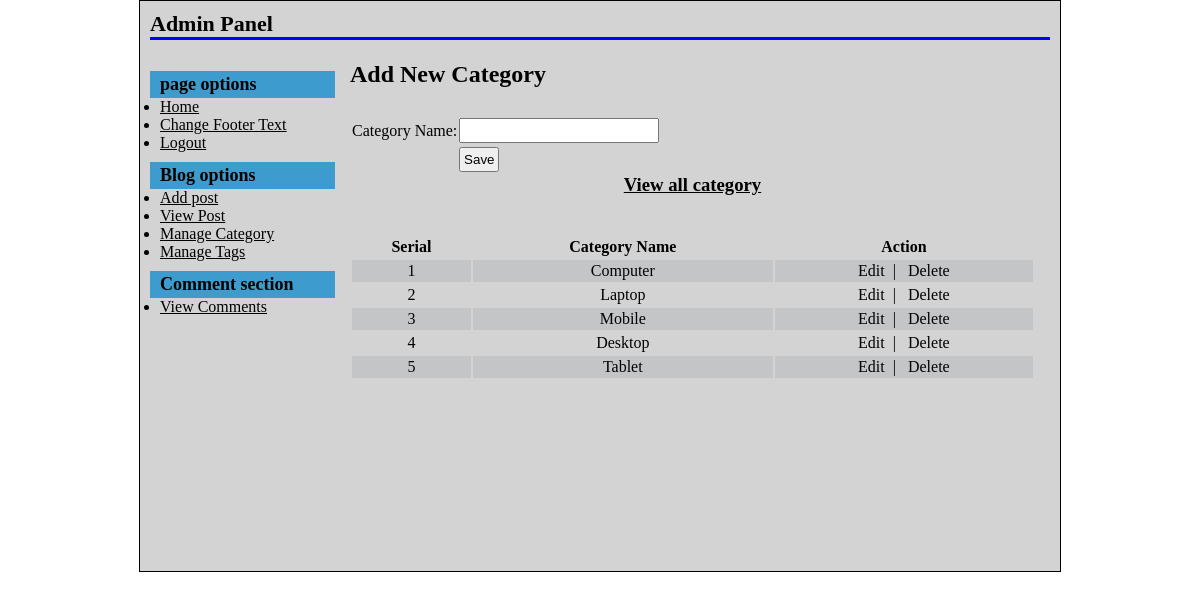
/admin/category_name.php (signed in), run on the app's committed database.
### tables this page shows
CREATE TABLE IF NOT EXISTS `tbl_category` (
  `cat_id` int(11) NOT NULL,
  `cat_name` varchar(255) NOT NULL
);

### admin/category_name.php (the view, shortened to what this page needs)
<?php
include("../config.php");
?>
<?php include("header.php"); ?>
<h2>Add New Category</h2>
<p>&nbsp;</p>
<form action="" method="post">
<table class="tbl1">
	<tr>
		<td>Category Name: </td>
		<td><input class="short" type="text" name="cat_name"></td>
	</tr>
	<tr>
		<td></td>
		<td><input type="submit" name="form1" value="Save"></td>
	</tr>
</table>
</form>
<h3 style="text-decoration:underline; text-align:center;">View all category</h3>
<p>&nbsp;</p>
<table class="tbl2" width="100%">
	<tr>
		<th>Serial</th>
		<th>Category Name</th>
		<th>Action</th>
	</tr>
<?php
$i=0;
$statement=$db->prepare("select * from tbl_category");
$statement->execute();
$result=$statement->fetchAll(PDO::FETCH_ASSOC);
foreach($result as $row)
{
	$i++;
?>
	<tr>
		<td><?php echo $i; ?></td>
		<td><?php echo $row['cat_name']; ?></td>
		<td><a class="fancybox" href="#inline<?php echo $i; ?>">Edit</a>
		&nbsp;| &nbsp; <a onclick="return confirm_delete();" href="category_name.php?id=<?php echo $row['cat_id']; ?>">Delete</a></td>
	</tr>
<?php
}
?>
</table>
<?php include("footer.php"); ?>

### style-admin.css (style rules this page uses)
* { padding:0; margin:0; }
body { font-family: 'Times New Roman', Arial; font-size: 16px; }
input[type='submit'] { cursor: pointer; }
input.short[type='text'], input.short[type='password'] { width:200px; }
table.tbl1 { margin-top:10px; }
table.tbl1 tr td input[type='text'], table.tbl1 tr td input[type='password'] { height:25px; }
table.tbl1 tr td input[type='submit'] { width:40px; height:25px; margin-top:2px; }
table.tbl2 { margin-top:20px; text-align:Center; }
table.tbl2 tr td,table.tbl2 tr th { padding:2px; }
table.tbl2 tr td a { color:Black; text-decoration:none; }
table.tbl2 tr:nth-child(2n) td { background-color:c4c5c6; }

### data on the page
tbl_category: cat_name "Computer"
tbl_category: cat_name "Laptop"
tbl_category: cat_name "Mobile"
tbl_category: cat_name "Desktop"
tbl_category: cat_name "Tablet"
